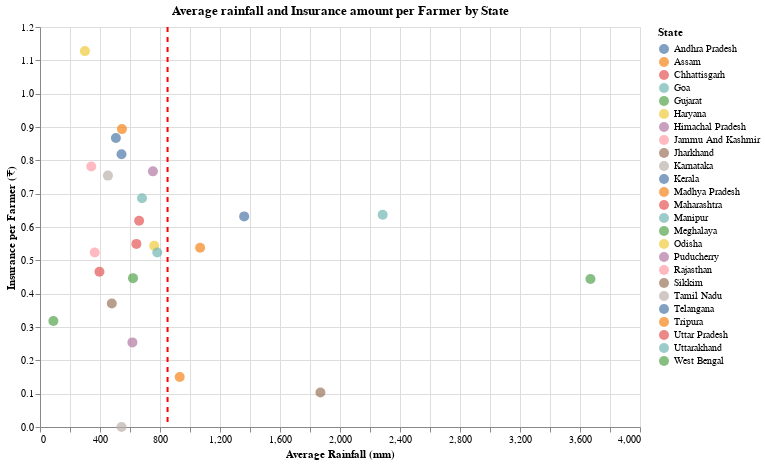

Notebook source saved alongside this figure:
### Markdown cell above
Demonstrates if insurance programs primarily serve marginal/small farmers as intended, or if coverage skews toward larger landholders.

### Code cell
# Aggregate and calculate insurance per farmer and area per farmer 
state_agg = (
    merged_final.groupby('state_name', as_index=False)
    .agg({
        'total_rainfall': 'mean',
        'sum_insured': 'sum',
        'farmer_count': 'sum',
        'area_insured': 'sum'
    })
    .assign(
        insurance_per_farmer=lambda d: d['sum_insured'] / d['farmer_count'],
        area_per_farmer=lambda d: d['area_insured'] / d['farmer_count']
    )
)

# scatter plot 
scatter = alt.Chart(state_agg).mark_circle(size=100).encode(
    x=alt.X('total_rainfall:Q', title='Average Rainfall (mm)'),
    y=alt.Y('insurance_per_farmer:Q', title='Insurance per Farmer (₹)'),
    color=alt.Color('state_name:N', title='State'),
    tooltip=['state_name', 'total_rainfall', 'insurance_per_farmer', 'farmer_count']
)

# Vertical line showign average rain in India in these years 
vline = alt.Chart(
    pd.DataFrame({'x': [state_agg['total_rainfall'].mean()]})).mark_rule(
    color='red', strokeWidth=2, strokeDash=[5, 5]
).encode(x='x:Q')

# put both on top of each other 
chart3 = (scatter + vline).properties(
    title='Average rainfall and Insurance amount per Farmer by State',
    width=600, height=400
)

chart3

### Figure 1 — Vega specification as saved in the notebook (floating-point values rounded to 4 significant figures)
{"$schema": "https://vega.github.io/schema/vega/v5.json", "data": [{"name": "source_0", "values": [{"farmer_count": 5913000.0, "insurance_per_farmer": 0.8184, "state_name": "Andhra Pradesh", "total_rainfall": 543.4}, {"farmer_count": 3720000.0, "insurance_per_farmer": 0.5377, "state_name": "Assam", "total_rainfall": 1067.0}, {"farmer_count": 6750000.0, "insurance_per_farmer": 0.6185, "state_name": "Chhattisgarh", "total_rainfall": 660.7}, {"farmer_count": 782.0, "insurance_per_farmer": 0.637, "state_name": "Goa", "total_rainfall": 2284.0}, {"farmer_count": 432.0, "insurance_per_farmer": 0.3181, "state_name": "Gujarat", "total_rainfall": 89.34}, {"farmer_count": 5690000.0, "insurance_per_farmer": 1.128, "state_name": "Haryana", "total_rainfall": 299.4}, {"farmer_count": 1261000.0, "insurance_per_farmer": 0.2538, "state_name": "Himachal Pradesh", "total_rainfall": 616.1}, {"farmer_count": 319000.0, "insurance_per_farmer": 0.5236, "state_name": "Jammu And Kashmir", "total_rainfall": 364.7}, {"farmer_count": 1648000.0, "insurance_per_farmer": 0.3708, "state_name": "Jharkhand", "total_rainfall": 478.7}, {"farmer_count": 5032000.0, "insurance_per_farmer": 4.472e-06, "state_name": "Karnataka", "total_rainfall": 543.5}, {"farmer_count": 312800.0, "insurance_per_farmer": 0.6318, "state_name": "Kerala", "total_rainfall": 1361.0}, {"farmer_count": 22220000.0, "insurance_per_farmer": 0.8937, "state_name": "Madhya Pradesh", "total_rainfall": 546.2}, {"farmer_count": 22910000.0, "insurance_per_farmer": 0.5493, "state_name": "Maharashtra", "total_rainfall": 642.6}, {"farmer_count": 8221.0, "insurance_per_farmer": 0.6861, "state_name": "Manipur", "total_rainfall": 680.1}, {"farmer_count": 1118.0, "insurance_per_farmer": 0.444, "state_name": "Meghalaya", "total_rainfall": 3670.0}, {"farmer_count": 7644000.0, "insurance_per_farmer": 0.5434, "state_name": "Odisha", "total_rainfall": 761.5}, {"farmer_count": 27040.0, "insurance_per_farmer": 0.7669, "state_name": "Puducherry", "total_rainfall": 752.8}, {"farmer_count": 21910000.0, "insurance_per_farmer": 0.7816, "state_name": "Rajasthan", "total_rainfall": 341.6}, {"farmer_count": 4547.0, "insurance_per_farmer": 0.1035, "state_name": "Sikkim", "total_rainfall": 1869.0}, {"farmer_count": 5075000.0, "insurance_per_farmer": 0.7542, "state_name": "Tamil Nadu", "total_rainfall": 452.7}, {"farmer_count": 1256000.0, "insurance_per_farmer": 0.8671, "state_name": "Telangana", "total_rainfall": 505.9}, {"farmer_count": 768700.0, "insurance_per_farmer": 0.1501, "state_name": "Tripura", "total_rainfall": 931.4}, {"farmer_count": 18470000.0, "insurance_per_farmer": 0.4658, "state_name": "Uttar Pradesh", "total_rainfall": 396.4}, {"farmer_count": 690100.0, "insurance_per_farmer": 0.5233, "state_name": "Uttarakhand", "total_rainfall": 781.7}, {"farmer_count": 1613000.0, "insurance_per_farmer": 0.4465, "state_name": "West Bengal", "total_rainfall": 620.0}]}, {"name": "source_1", "values": [{"x": 850.4}]}, {"name": "source_0_y_domain_insurance_per_farmer", "values": [{"min": 4.472e-06, "max": 1.128}]}, {"name": "source_0_color_domain_state_name", "values": [{"state_name": "Andhra Pradesh"}, {"state_name": "Assam"}, {"state_name": "Chhattisgarh"}, {"state_name": "Goa"}, {"state_name": "Gujarat"}, {"state_name": "Haryana"}, {"state_name": "Himachal Pradesh"}, {"state_name": "Jammu And Kashmir"}, {"state_name": "Jharkhand"}, {"state_name": "Karnataka"}, {"state_name": "Kerala"}, {"state_name": "Madhya Pradesh"}, {"state_name": "Maharashtra"}, {"state_name": "Manipur"}, {"state_name": "Meghalaya"}, {"state_name": "Odisha"}, {"state_name": "Puducherry"}, {"state_name": "Rajasthan"}, {"state_name": "Sikkim"}, {"state_name": "Tamil Nadu"}, {"state_name": "Telangana"}, {"state_name": "Tripura"}, {"state_name": "Uttar Pradesh"}, {"state_name": "Uttarakhand"}, {"state_name": "West Bengal"}]}], "marks": [{"type": "symbol", "name": "layer_0_marks", "from": {"data": "source_0"}, "encode": {"update": {"fill": {"field": "state_name", "scale": "color"}, "y": {"field": "insurance_per_farmer", "scale": "y"}, "opacity": {"value": 0.7}, "x": {"field": "total_rainfall", "scale": "x"}, "shape": {"value": "circle"}, "tooltip": {"signal": "{\"state_name\": isValid(datum[\"state_name\"]) ? datum[\"state_name\"] : \"\"+datum[\"state_name\"], \"total_rainfall\": format(datum[\"total_rainfall\"], \"\"), \"insurance_per_farmer\": format(datum[\"insurance_per_farmer\"], \"\"), \"farmer_count\": format(datum[\"farmer_count\"], \"\")}"}, "size": {"value": 100}}}, "style": ["circle"]}, {"type": "rule", "name": "layer_1_marks", "from": {"data": "source_1"}, "encode": {"update": {"stroke": {"value": "red"}, "x": {"field": "x", "scale": "x"}, "strokeWidth": {"value": 2}, "strokeDash": {"value": [5, 5]}, "y": {"value": 0}, "y2": {"field": {"signal": null, "datum": null, "group": "height", "parent": null}}}}, "style": ["rule"]}], "scales": [{"name": "x", "type": "linear", "domain": {"fields": [{"data": "source_0", "field": "total_rainfall"}, {"data": "source_1", "field": "x"}]}, "range": [0, {"signal": "width"}], "zero": true, "nice": true}, {"name": "y", "type": "linear", "domain": [{"signal": "(data(\"source_0_y_domain_insurance_per_farmer\")[0] || {}).min"}, {"signal": "(data(\"source_0_y_domain_insurance_per_farmer\")[0] || {}).max"}], "range": [{"signal": "height"}, 0], "nice": true, "zero": true}, {"name": "color", "type": "ordinal", "domain": {"data": "source_0_color_domain_state_name", "field": "state_name", "sort": true}, "range": "category"}], "axes": [{"scale": "x", "minExtent": 0, "domain": false, "ticks": false, "labels": false, "gridScale": "y", "grid": true, "aria": false, "tickCount": {"signal": "ceil(width/40)"}, "orient": "bottom", "maxExtent": 0, "zindex": 0}, {"scale": "y", "tickCount": {"signal": "ceil(height/40)"}, "domain": false, "grid": true, "minExtent": 0, "ticks": false, "maxExtent": 0, "zindex": 0, "aria": false, "orient": "left", "gridScale": "x", "labels": false}, {"scale": "x", "orient": "bottom", "title": "Average Rainfall (mm)", "labelOverlap": true, "tickCount": {"signal": "ceil(width/40)"}, "labelFlush": true, "zindex": 0, "grid": false}, {"scale": "y", "grid": false, "orient": "left", "labelOverlap": true, "title": "Insurance per Farmer (₹)", "zindex": 0, "tickCount": {"signal": "ceil(height/40)"}}], "title": {"text": "Average rainfall and Insurance amount per Farmer by State", "frame": "group"}, "padding": 5, "style": "cell", "background": "white", "height": 400, "width": 600, "legends": [{"title": "State", "fill": "color", "symbolType": "circle", "encode": {"symbols": {"update": {"opacity": {"value": 0.7}}}}}]}
